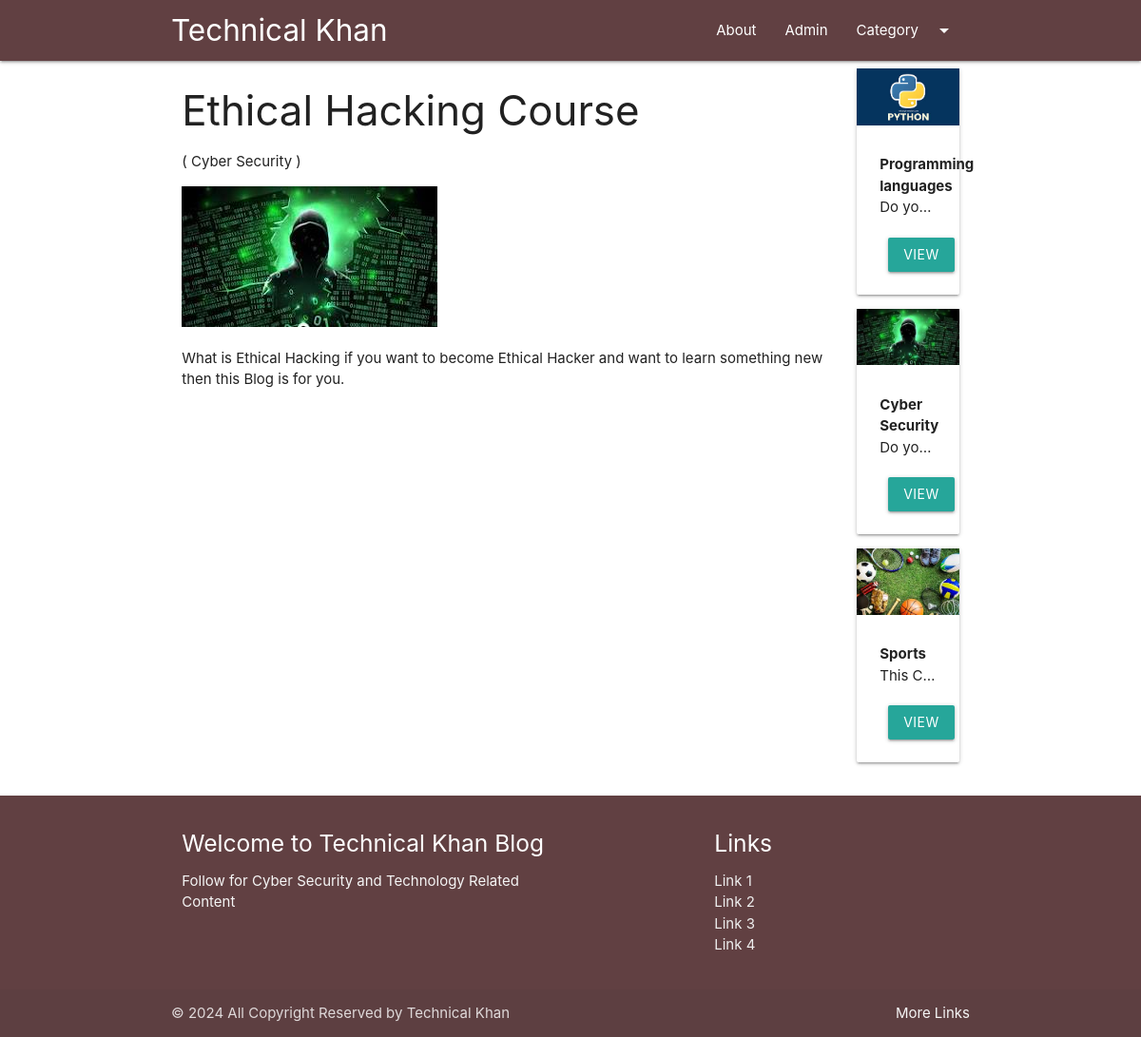
The app's page /blog/ethical_hacking with its own data.
### blog/models.py (models this page shows, shortened)
class Post(models.Model):
    title = models.CharField(max_length=200)
    content = models.TextField()
    url = models.CharField(max_length=200)
    image = models.ImageField(upload_to='post/')
    cat = models.ForeignKey(Category, on_delete=models.CASCADE)

class Category(models.Model):
    title = models.CharField(max_length=200)
    description = models.TextField()
    url = models.CharField(max_length=200)
    image = models.ImageField(upload_to='category/')
    add_date = models.DateTimeField(auto_now_add=True, null=True)

### blog/views.py (the view)
# urls.py: path('blog/<slug:url>', post),
def post(request, url):
    post=Post.objects.get(url=url)
    cats=Category.objects.all()
    return render(request, 'posts.html', {'post': post, 'cats': cats})

### template/posts.html (shortened to what this page needs)
{% extends 'base.html' %}
{% block content %}
<div class="container">
    <div class="row">
        <div class="col s12 m10">
            <h3>{{post.title}}</h3>
            <p>( {{post.cat.title}} )</p>
            <img src="/media/{{post.image}}" class="responsive-img" alt="">
            <br>
            <p>
                {{post.content|safe}}
            </p>
        </div>
        <div class="col s12 m2">
            {% for cat in cats %}
        <div class="card item" style="margin-left: 10px;">
            <div class="img-container">
                <img src="/media/{{cat.image}}" class="responsive-img" alt="">
            </div>
            <div class="card-content">
                <b class="cart-title center-align">
                    {{cat.title}}
                </b>
                <p class="truncate">{{cat.description}}</p>
                <div class="container center-align mt20">
                    <a href="/category/{{cats.url}}" class="btn btn-primary">View</a>
                </div>
            </div>
        </div>
        {% endfor %}
        </div>
    </div>
</div>
{% endblock %}

### blog/static/css/style.css (style rules this page uses)
.mt20 { margin-top: 20px; }

### records on screen
Post: title "Ethical Hacking Course", cat "Cyber Security", image (picture), content "What is Ethical Hacking if you want to become Ethical Hacker and want to learn something new then this Blog is for you."
Category: image (picture), title "Programming languages", description "Do yo…"
Category: image (picture), title "Cyber Security", description "Do yo…"
Category: image (picture), title "Sports", description "This C…"
